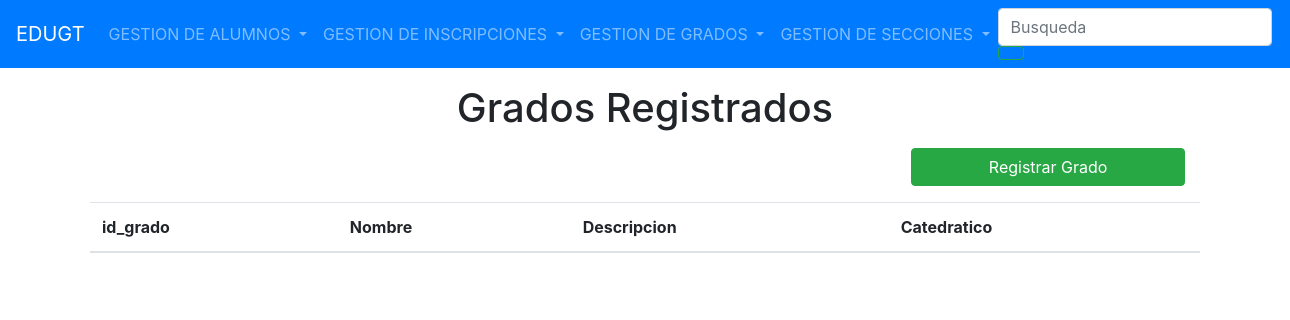
Page /listarGrados/ on the earlier database version.
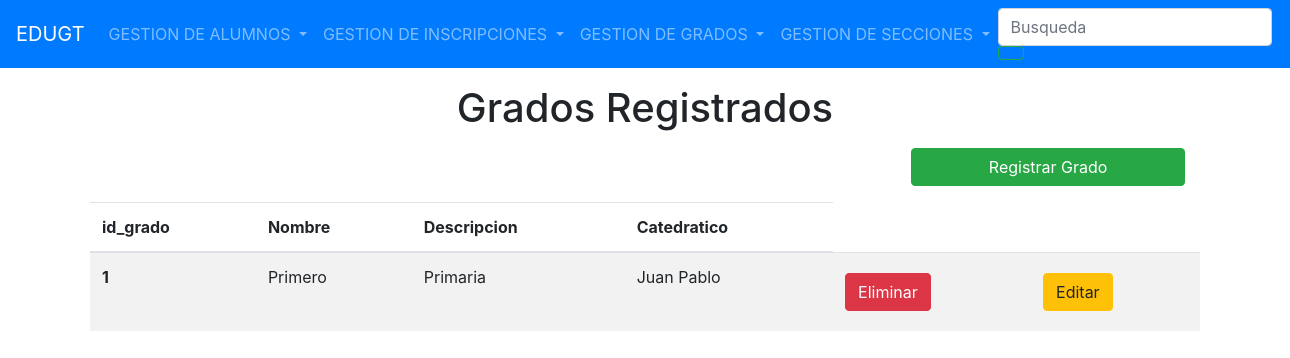
Same page on the later database version.
### Models/Grado/models.py (models this page shows, shortened)
class Grado(models.Model):
    id_grado = models.AutoField(primary_key=True)
    Nombre = models.CharField(max_length=30)
    Descripcion = models.CharField(max_length=30)
    Catedratico = models.CharField(max_length=30)

### Models/Grado/views.py (the view)
# urls.py: path("listarGrados/", FormularioGradoViews.listar_grados, name='listarGrados'),
    def listar_grados(request):
        grados = Grado.objects.all()
        return render(request, "ListaGrados.html", {"lb_grados": grados})

### Templates/ListaGrados.html (shortened to what this page needs)
{% extends 'index.html' %}
{% block content  %}
    <h1 align="center">Grados Registrados</h1>
        <div class="row col-12 justify-content-end mb-2 pr-0">
        <a class="btn btn-success col-md-3" href="{% url 'registrarGrado' %}">Registrar Grado</a>
        </div>
<table class="table table-striped">
  <thead>
    <tr>
      <th scope="col">id_grado</th>
      <th scope="col">Nombre</th>
      <th scope="col">Descripcion</th>
      <th scope="col">Catedratico</th>
    </tr>
  </thead>
  <tbody>
  {% for grado in lb_grados %}
     <tr>
      <th scope="row">{{ grado.id_grado }}</th>
      <td>{{ grado.Nombre }}</td>
      <td>{{grado.Descripcion}}</td>
      <td>{{grado.Catedratico}}</td>
      <td>
                            <a href="{% url 'ELIMINAR' grado.pk %}" class="btn btn-danger btn-icon-split">
                                <span class="text">Eliminar</span>
                            </a>
                        </td>
      <td>
                            <a href="{% url 'MODIFICARG' grado.pk %}" class="btn btn-warning btn-icon-split">
                                <span class="text">Editar</span>
                            </a>
                        </td>
  {% endfor %}
  </tbody>
</table>
{% endblock %}

Differences in the rows shown:
added Grado: id_grado "1", Nombre "Primero", Descripcion "Primaria", Catedratico "Juan Pablo"
